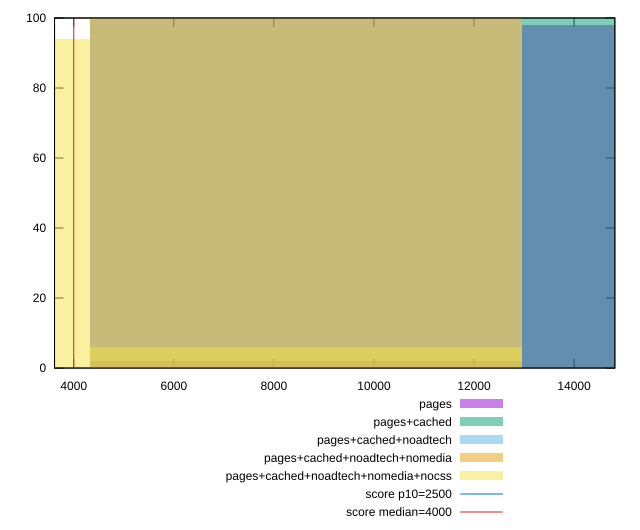

Write gnuplot code to recreate this figure.
reset

$pages <<EOF
8641.919364326588 2
17283.838728653176 98
EOF

$pagesCached <<EOF
17283.838728653176 100
EOF

$pagesCachedNoadtech <<EOF
8641.919364326588 100
EOF

$pagesCachedNoadtechNomedia <<EOF
8641.919364326588 100
EOF

$pagesCachedNoadtechNomediaNocss <<EOF
0 94
8641.919364326588 6
EOF

set key outside below
set boxwidth 8641.919364326588
set xrange [3616.318:14814.8325]
set yrange [0:100]
set trange [0:100]
set style fill transparent solid 0.5 noborder

set parametric
set terminal svg size 640, 530 enhanced background rgb 'white'
set output "report_00019_2021-02-10T18-14-37.922Z//largest-contentful-paint/comparison/histogram/all_raw.svg"

plot $pages title "pages" with boxes, \
     $pagesCached title "pages+cached" with boxes, \
     $pagesCachedNoadtech title "pages+cached+noadtech" with boxes, \
     $pagesCachedNoadtechNomedia title "pages+cached+noadtech+nomedia" with boxes, \
     $pagesCachedNoadtechNomediaNocss title "pages+cached+noadtech+nomedia+nocss" with boxes, \
     2500,t title "score p10=2500", \
     4000,t title "score median=4000"

reset
